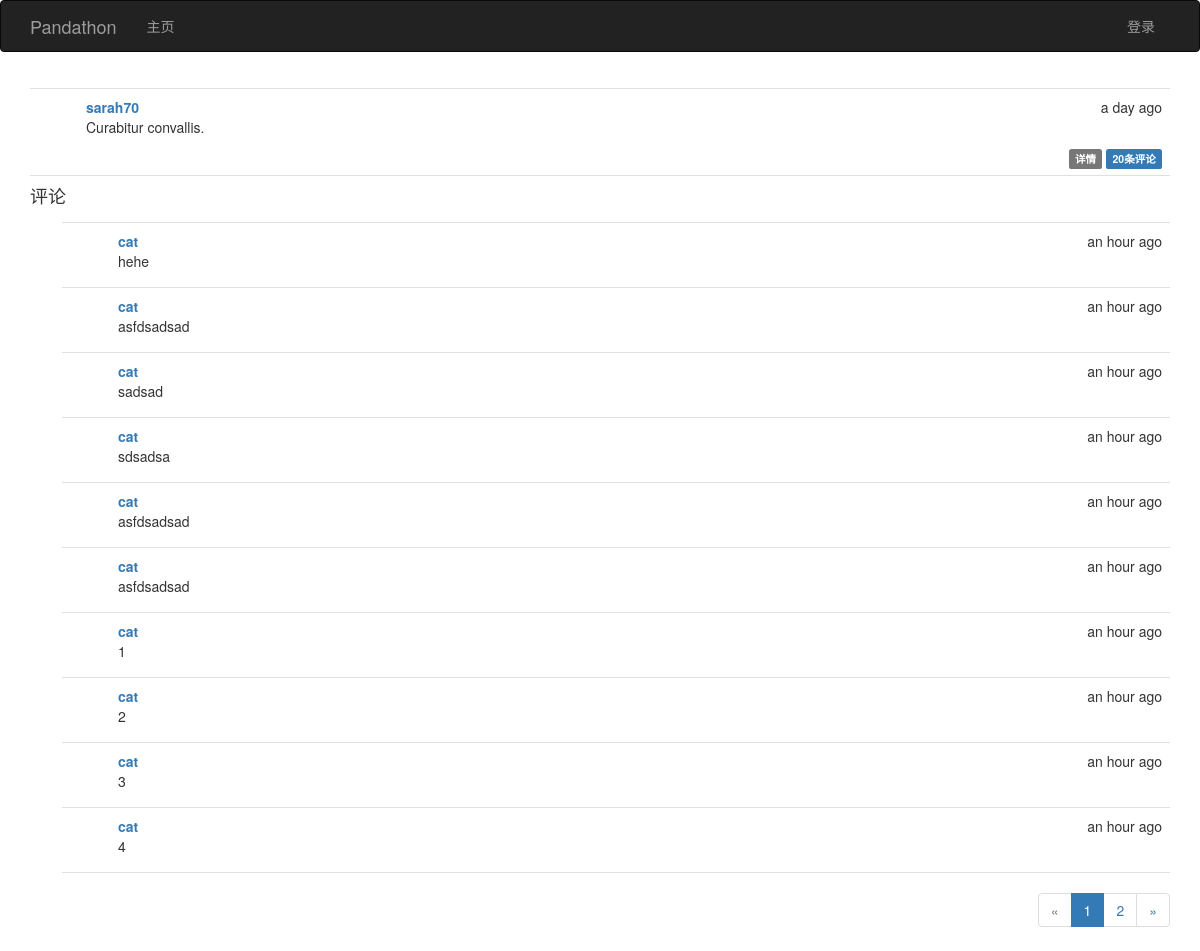
Page /post/177 on the committed database.
### app/models.py (models this page shows, shortened)
class Post(db.Model):
    __tablename__ = 'posts'
    id = db.Column(db.Integer, primary_key=True)
    body = db.Column(db.Text)
    body_html = db.Column(db.Text)
    timestamp = db.Column(db.DateTime, index=True, default=datetime.now())
    author_id = db.Column(db.Integer, db.ForeignKey('users.id'))
    comments = db.relationship('Comment', backref='post', lazy='dynamic')

class User(UserMixin, db.Model):
    __tablename__ = 'users'
    id = db.Column(db.Integer, primary_key=True)
    email = db.Column(db.String(64), unique=True, index=True)
    username = db.Column(db.String(64), unique=True, index=True)
    role_id = db.Column(db.Integer, db.ForeignKey('roles.id'))
    password_hash = db.Column(db.String(128))
    confirmed = db.Column(db.Boolean, default=True)
    name = db.Column(db.String(64))
    location = db.Column(db.String(64))
    about_me = db.Column(db.Text())
    member_since = db.Column(db.DateTime(), default=datetime.now())
    last_seen = db.Column(db.DateTime(), default=datetime.now())
    posts = db.relationship('Post', backref='author', lazy='dynamic')
    followed = db.relationship('Follow', foreign_keys=[Follow.follower_id],
                               backref=db.backref('follower', lazy='joined'),
                               lazy='dynamic', cascade='all, delete-orphan')
    followers = db.relationship('Follow', foreign_keys=[Follow.followed_id],
                                backref=db.backref('followed', lazy='joined'),
                                lazy='dynamic', cascade='all, delete-orphan')
    comments = db.relationship('Comment', backref='author', lazy='dynamic')
    @property
    def password(self):
        raise AttributeError('password is not a readable attribute')

class Comment(db.Model):
    __tablename__ = 'comments'
    id = db.Column(db.Integer, primary_key=True)
    body = db.Column(db.Text)
    body_html = db.Column(db.Text)
    timestamp = db.Column(db.DateTime, index=True, default=datetime.now())
    disabled = db.Column(db.Boolean)
    author_id = db.Column(db.Integer, db.ForeignKey('users.id'))
    post_id = db.Column(db.Integer, db.ForeignKey('posts.id'))

### app/main/views.py (the view, shortened to what this page needs)
@main.route('/post/<int:id>', methods=['GET', 'POST'])
def post(id):
    post = Post.query.get_or_404(id)
    form = CommentForm()
    page = request.args.get('page', 1, type=int)
    if page == -1:
        page = (post.comments.count() - 1) / \
            current_app.config['PANDATHON_POSTS_PER_PAGE'] + 1
    pagination = post.comments.order_by(Comment.timestamp.asc()).paginate(
        page, per_page=current_app.config['PANDATHON_POSTS_PER_PAGE'],
        error_out=False)
    comments = pagination.items
    return render_template('post.html', posts=[post], form=form,
                           comments=comments, pagination=pagination)

### app/auth/views.py (called while the page is built)
@auth.before_app_request
def before_request():
    if current_user.is_authenticated():
        current_user.ping()
        if not current_user.confirmed \
                and request.endpoint[:5] != 'auth.':
            return redirect(url_for('auth.unconfirmed'))

### app/main/__init__.py (called while the page is built)
@main.app_context_processor
def inject_permissions():
    return dict(Permission=Permission)

### app/models.py (called while the page is built)
    def can(self, permissions):
        return False

    def is_administrator(self):
        return False

### app/templates/post.html (shortened to what this page needs)
{% extends "base.html" %}
{% import "bootstrap/wtf.html" as wtf %}
{% import "_macros.html" as macros %}
{% block page_content %}
{% include '_posts.html' %}
<h4 id="comments">评论</h4>
{% include "_comments.html" %}
{% if pagination %}
<div class="pagination">
    {{ macros.pagination_widget(pagination, '.post', fragment='#comments', id=posts[0].id) }}
</div>
{% endif %}
{% endblock %}

### app/templates/_posts.html (shortened to what this page needs)
<ul class="posts">
    {% for post in posts %}
    <li class="post">
        <div class="post-content">
            <div class="post-date">{{ moment(post.timestamp, True).fromNow() }}</div>
            <div class="post-author"><a href="{{ url_for('.user', username=post.author.username) }}">{{ post.author.username }}</a></div>
            <div class="post-body">
            {% if post.body_html %}
                {{ post.body_html | safe }}
            {% else %}
                {{ post.body }}
            {% endif %}
            </div>
            <div class="post-footer">
                <a href="{{ url_for('.post', id=post.id) }}">
                    <span class="label label-default">详情</span>
                </a>
                <a href="{{ url_for('.post', id=post.id) }}#comments">
                    <span class="label label-primary">{{ post.comments.count() }}条评论</span>
                </a>
            </div>
        </div>
    </li>
    {% endfor %}
</ul>

### app/templates/_comments.html (shortened to what this page needs)
<ul class="comments">
    {% for comment in comments %}
    <li class="comment">
        <div class="comment-content">
            <div class="comment-date">{{ moment(comment.timestamp, True).fromNow() }}</div>
            <div class="comment-author"><a href="{{ url_for('.user', username=comment.author.username) }}">{{ comment.author.username }}</a></div>
            <div class="comment-body">
                {% if comment.body_html %}
                    {{ comment.body_html | safe }}
                {% else %}
                    {{ comment.body }}
                {% endif %}
            </div>
        </div>
    </li>
    {% endfor %}
</ul>

### app/static/styles.css (style rules this page uses)
ul.posts { list-style-type: none; padding: 0px; margin: 16px 0px 0px 0px; border-top: 1px solid #e0e0e0; }
ul.posts li.post { padding: 8px; border-bottom: 1px solid #e0e0e0; }
div.post-date { float: right; }
div.post-author { font-weight: bold; }
div.post-content { margin-left: 48px; min-height: 48px; }
div.post-footer { text-align: right; }
ul.comments { list-style-type: none; padding: 0px; margin: 16px 0px 0px 0px; bborder-top: 1px solid #e0e0e0; }
ul.comments li.comment { margin-left: 32px; padding: 8px; border-bottom: 1px solid #e0e0e0; }
ul.comments li.comment:nth-child(1) { border-top: 1px solid #e0e0e0; }
div.comment-date { float: right; }
div.comment-author { font-weight: bold; }
div.comment-content { margin-left: 48px; min-height: 48px; }
div.pagination { width: 100%; text-align: right; padding: 0px; margin: 0px; }

### rows in the picture
Post: timestamp "a day ago", author.username "sarah70", body_html "Curabitur convallis.", comments.count "20"
Comment: timestamp "an hour ago", author.username "cat", body_html "hehe"
Comment: timestamp "an hour ago", author.username "cat", body_html "asfdsadsad"
Comment: timestamp "an hour ago", author.username "cat", body_html "sadsad"
Comment: timestamp "an hour ago", author.username "cat", body_html "sdsadsa"
Comment: timestamp "an hour ago", author.username "cat", body_html "asfdsadsad"
Comment: timestamp "an hour ago", author.username "cat", body_html "asfdsadsad"
Comment: timestamp "an hour ago", author.username "cat", body_html "1"
Comment: timestamp "an hour ago", author.username "cat", body_html "2"
Comment: timestamp "an hour ago", author.username "cat", body_html "3"
Comment: timestamp "an hour ago", author.username "cat", body_html "4"

### other values in the picture
{{ p }} "1"
{{ p }} "2"
